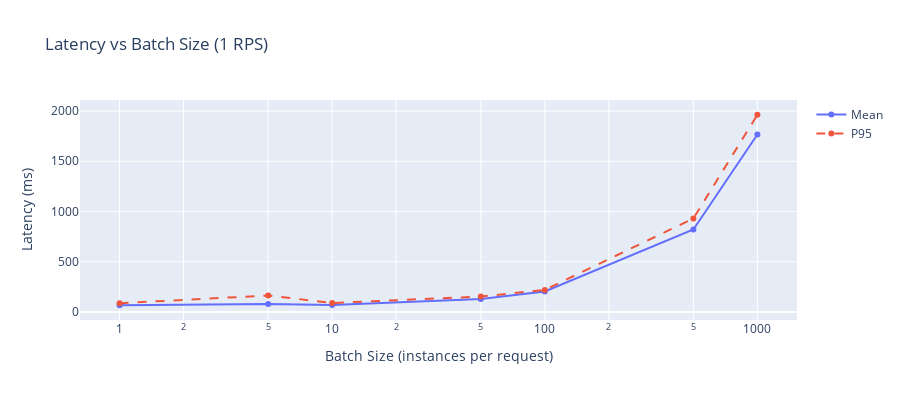

The notebook cell this image was saved under:
### Code cell
# Visualize batch size results
stats = df_batch.groupby('batch_size')['latency_ms'].agg(['mean', 'median', 
    ('p95', lambda x: np.percentile(x, 95))]).reset_index()

fig = go.Figure()
fig.add_trace(go.Scatter(x=stats['batch_size'], y=stats['mean'], 
                         mode='lines+markers', name='Mean', line=dict(width=2)))
fig.add_trace(go.Scatter(x=stats['batch_size'], y=stats['p95'], 
                         mode='lines+markers', name='P95', line=dict(dash='dash')))

fig.update_layout(
    title='Latency vs Batch Size (1 RPS)',
    xaxis_title='Batch Size (instances per request)',
    yaxis_title='Latency (ms)',
    xaxis_type='log',
    height=400
)
fig.show()

# Find optimal batch size (< 2x baseline latency)
baseline = stats[stats['batch_size'] == 1]['mean'].values[0]
optimal = stats[stats['mean'] <= baseline * 2]['batch_size'].max()
print(f"\n📊 Analysis:")
print(f"   Baseline (batch=1): {baseline:.1f}ms")
print(f"   Optimal batch size: {optimal} (latency < 2x baseline)")
print(f"   Latency at optimal: {stats[stats['batch_size']==optimal]['mean'].values[0]:.1f}ms")

### Figure 1 — Plotly figure (JSON) as saved in the notebook; plotly's stock layout.template omitted (floating-point values rounded to 4 significant figures)
{"data": [{"line": {"width": 2}, "mode": "lines+markers", "name": "Mean", "type": "scatter", "x": [1, 5, 10, 50, 100, 500, 1000], "y": [66.9, 79.96, 70.4, 128.7, 203.6, 821.0, 1766.0]}, {"line": {"dash": "dash"}, "mode": "lines+markers", "name": "P95", "type": "scatter", "x": [1, 5, 10, 50, 100, 500, 1000], "y": [86.93, 163.9, 89.26, 153.6, 219.6, 931.2, 1963.0]}], "layout": {"height": 400, "title": {"text": "Latency vs Batch Size (1 RPS)"}, "xaxis": {"title": {"text": "Batch Size (instances per request)"}, "type": "log"}, "yaxis": {"title": {"text": "Latency (ms)"}}}}
